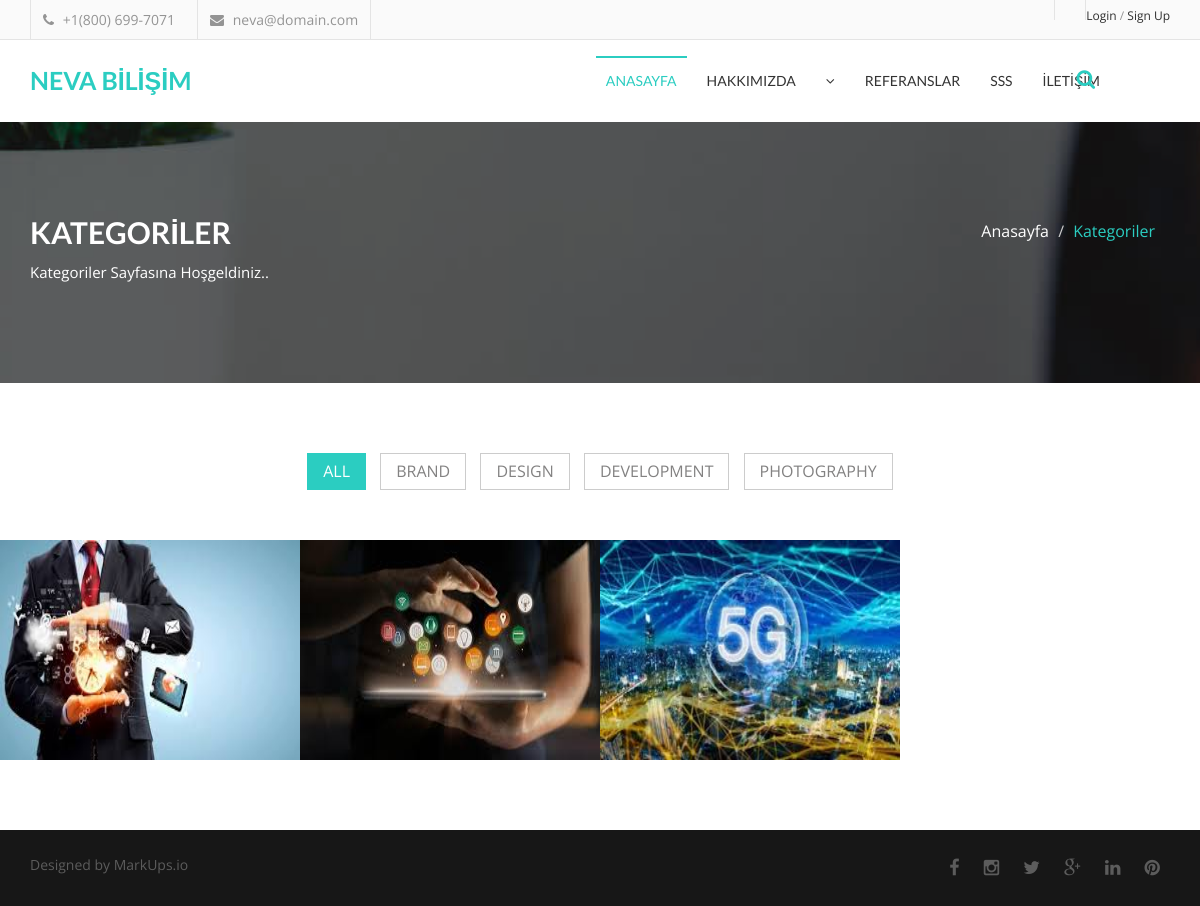
/category/6/Activities/, run on an earlier commit of the app's database.
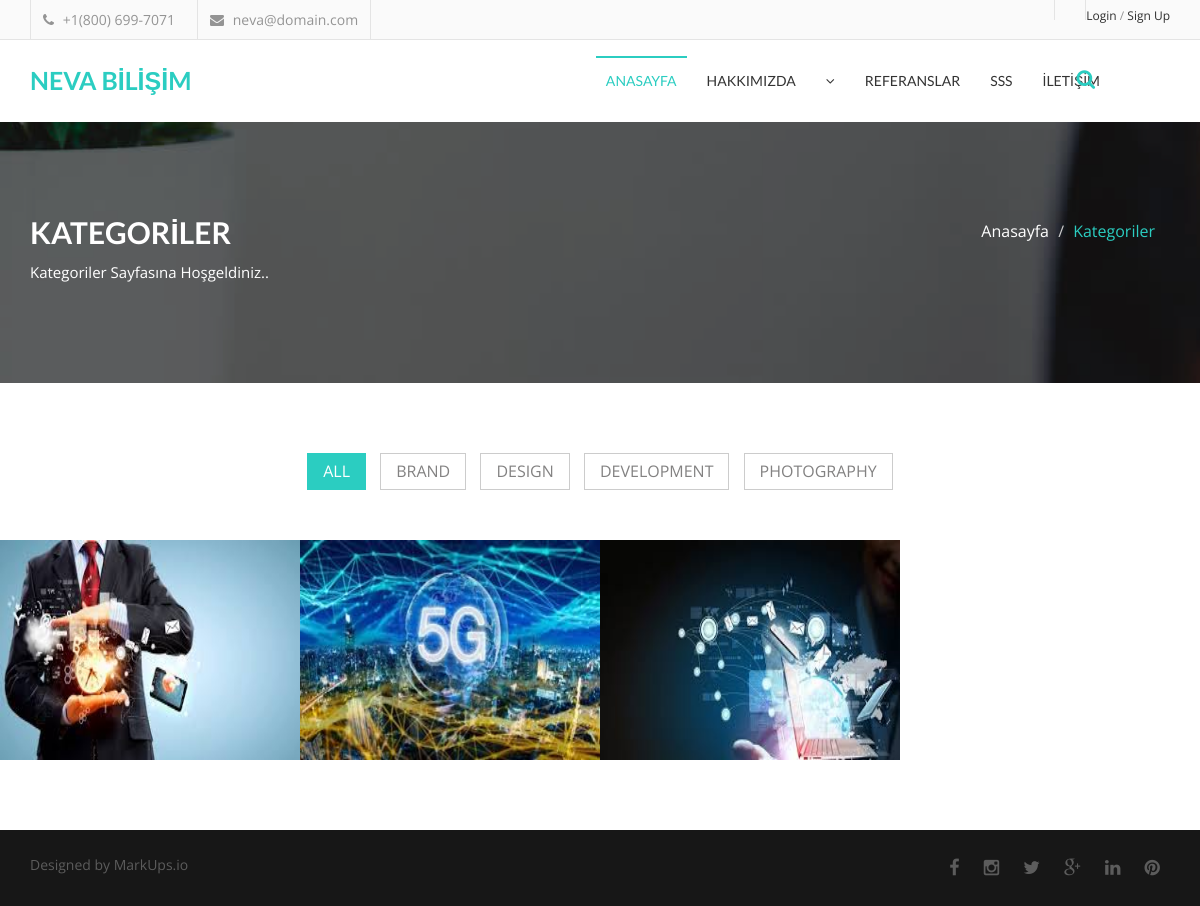
And on a later commit of the database.
### content/models.py (models this page shows, shortened)
class Content(models.Model):
    STATUS = (
        ('True', 'Evet'),
        ('False', 'Hayır'),
    )
    user = models.ForeignKey(User, on_delete=models.SET_NULL, null=True)
    category = models.ForeignKey(Category, on_delete=models.CASCADE)  # relation with Category table
    title = models.CharField(max_length=150)
    keywords = models.CharField(blank=True, max_length=255)
    description = models.CharField(blank=True, max_length=255)
    image = models.ImageField(upload_to='images/')
    detail = RichTextUploadingField()
    slug = models.SlugField(null=False, unique=True)
    status = models.CharField(max_length=10, choices=STATUS)
    create_at = models.DateTimeField(auto_now_add=True)
    update_at = models.DateTimeField(auto_now=True)
    def image_tag(self):
        return mark_safe('<img src="{}" height="50"/>'.format(self.image.url))
    image_tag.short_description = 'Image'

### home/views.py (the view)
# urls.py: path('category/<int:id>/<slug:slug>/', views.categories, name='categories'),
def categories(request, id, slug):
    try:
        category = Category.objects.all()
        categorydata = Category.objects.get(pk=id)
        contents = Content.objects.filter(category_id=id)
    except:
        return HttpResponseRedirect("/error")
    context = {'categories': categories,
               'category': category,
               'contents': contents,
               'categorydata': categorydata
               }
    return render(request, 'categories.html', context)

### home/templates/categories.html (shortened to what this page needs)
{% extends "homebase.html" %}
{% block body %}
    <section id="single-page-header">
        <div class="overlay">
            <div class="container">
                <div class="row">
                    <div class="col-md-6 col-sm-6 col-xs-12">
                        <div class="single-page-header-left">
                            <h2>KATEGORİLER</h2>
                            <p>Kategoriler Sayfasına Hoşgeldiniz..</p>
                        </div>
                    </div>
                    <div class="col-md-6 col-sm-6 col-xs-12">
                        <div class="single-page-header-right">
                            <ol class="breadcrumb">
                                <li><a href="/">Anasayfa</a></li>
                                <li class="active">Kategoriler</li>
                            </ol>
                        </div>
                    </div>
                </div>
            </div>
        </div>
    </section>
    <section id="portfolio">
        <div class="portfolio-area">
            <div class="portfolio-menu">
                <ul>
                    <li class="filter" data-filter="all">All</li>
                    <li class="filter" data-filter=".branding">Brand</li>
                    <li class="filter" data-filter=".design">Design</li>
                    <li class="filter" data-filter=".development">Development</li>
                    <li class="filter" data-filter=".photography">Photography</li>
                </ul>
            </div>
            <div id="mixit-container" class="portfolio-container">
                {% for rs in contents %}
                    <div class="single-portfolio mix branding">
                        <div class="single-item">
                            <img src="{{ rs.image.url }}" alt="img">
                        </div>
                    </div>
                {% endfor %}
            </div>
        </div>
    </section>
{% endblock %}

What changed in the data, as far as the page shows it:
no longer on this page (row edited): Content: image (picture)
added Content: image (picture)
